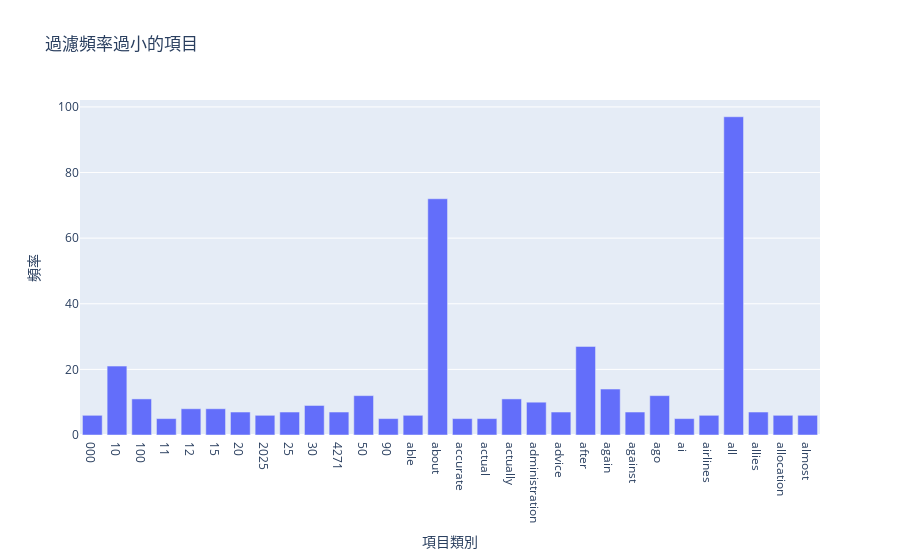

Notebook code cell kept with this figure:
### Markdown cell above
### >>> **Exercise 13 (take home):** 
The chart above only contains 300 vocabulary in the documents, and it's already computationally intensive to both compute and visualize. Can you efficiently reduce the number of terms you want to visualize as an exercise. 

### >>> **練習 13（帶回家）：**
上面的圖表僅包含文件中的 300 個詞彙，計算和視覺化都已經非常耗時。作為練習，你能否有效地減少要視覺化的詞彙數量？

### Code cell
# Answer here
# 修改 y_values 的閾值來剔除低頻詞彙，避免圖表過於擁擠
# Adjust the threshold y_values to filter out low-frequency terms and avoid clutter
x_data = count_vect.get_feature_names_out()[:300]
y_data = term_frequencies[:300]

y_values = 5

filtered_x = [x for x, y in zip(x_data, y_data) if y >= y_values]
filtered_y = [y for y in y_data if y >= y_values]
fig = py.graph_objects.Figure(data=[
    py.graph_objects.Bar(x=filtered_x, 
                         y=filtered_y),
])
fig.update_layout(
    title_text='過濾頻率過小的項目',
    xaxis_title='項目類別',
    yaxis_title='頻率',
)

### Figure 1 — Plotly figure (JSON) as saved in the notebook; plotly's stock layout.template omitted (floating-point values rounded to 4 significant figures)
{"data": [{"type": "bar", "x": ["000", "10", "100", "11", "12", "15", "20", "2025", "25", "30", "4271", "50", "90", "able", "about", "accurate", "actual", "actually", "administration", "advice", "after", "again", "against", "ago", "ai", "airlines", "all", "allies", "allocation", "almost"], "y": [6, 21, 11, 5, 8, 8, 7, 6, 7, 9, 7, 12, 5, 6, 72, 5, 5, 11, 10, 7, 27, 14, 7, 12, 5, 6, 97, 7, 6, 6]}], "layout": {"title": {"text": "過濾頻率過小的項目"}, "xaxis": {"title": {"text": "項目類別"}}, "yaxis": {"title": {"text": "頻率"}}}}
